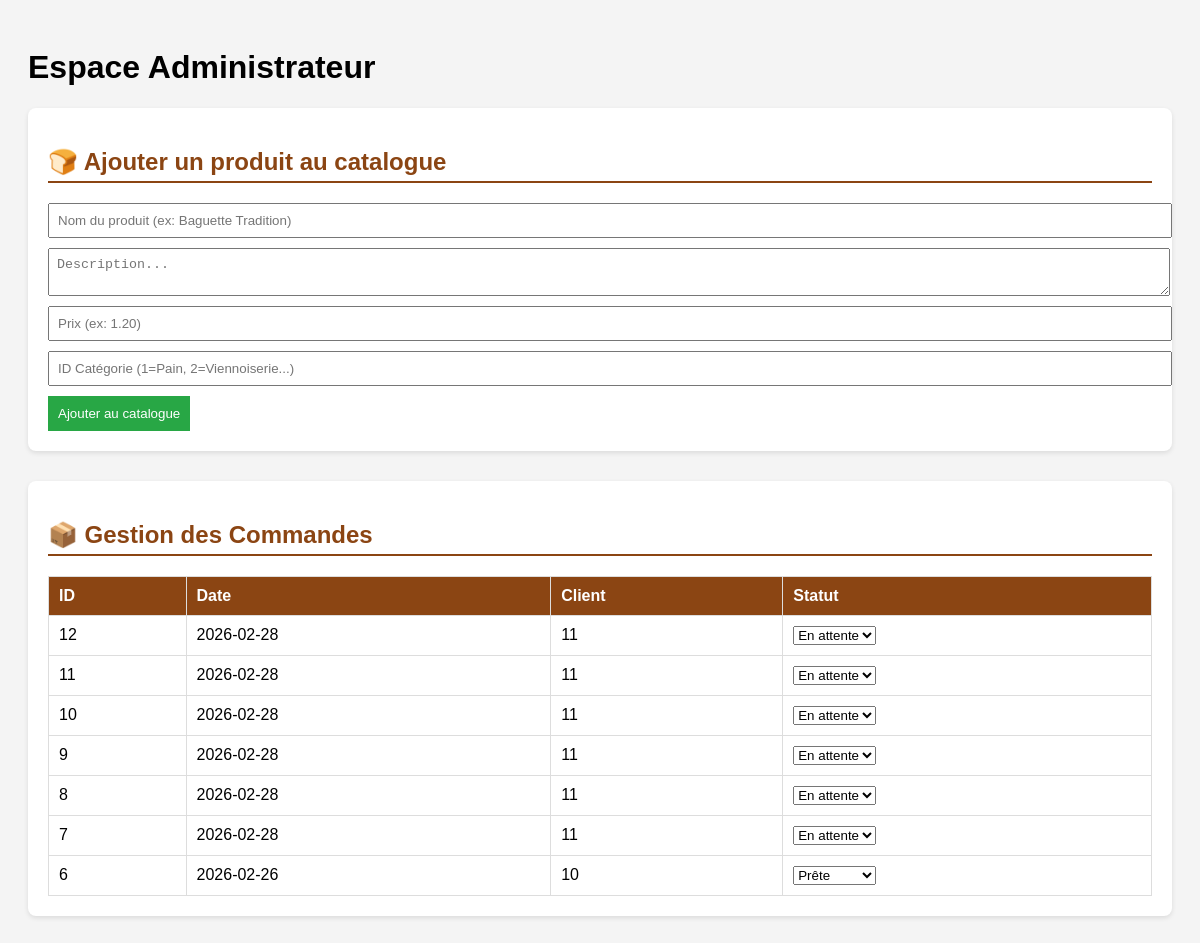
The app's page /admin.php with its own data.
### tables this page shows
CREATE TABLE `commande` (
  `id_commande` int(11) NOT NULL,
  `date` date NOT NULL,
  `statut` varchar(255) NOT NULL,
  `id_utilisateur` int(11) NOT NULL
);

### admin.php (the view, shortened to what this page needs)
<?php
$servername="db"; $username="root"; $password="root"; $dbname="boulangerie_village";
$conn = new mysqli($servername, $username, $password, $dbname);
$conn->set_charset('utf8mb4');
$commandes = $conn->query("SELECT * FROM commande ORDER BY id_commande DESC");
?>
<!DOCTYPE html>
<html>
<head>
</head>
<body>
    <h1>Espace Administrateur</h1>
    <div class="section">
        <h2>🍞 Ajouter un produit au catalogue</h2>
        <form method="POST" class="form-ajout">
            <input type="text" name="nom" placeholder="Nom du produit (ex: Baguette Tradition)" required>
            <textarea name="description" placeholder="Description..."></textarea>
            <input type="number" step="0.01" name="prix" placeholder="Prix (ex: 1.20)" required>
            <input type="number" name="id_categorie" placeholder="ID Catégorie (1=Pain, 2=Viennoiserie...)" required>
            <button type="submit" name="ajouter_produit" style="background:#28a745; color:white; padding:10px; border:none; cursor:pointer;">Ajouter au catalogue</button>
        </form>
    </div>
    <div class="section">
        <h2>📦 Gestion des Commandes</h2>
        <table>
            <tr>
                <th>ID</th>
                <th>Date</th>
                <th>Client</th>
                <th>Statut</th>
            </tr>
            <?php while($row = $commandes->fetch_assoc()): ?>
            <tr>
                <td><?= $row['id_commande'] ?></td>
                <td><?= $row['date'] ?></td>
                <td><?= $row['id_utilisateur'] ?></td>
                <td>
                    <form method="POST">
                        <select name="statut" onchange="this.form.submit()">
                            <option value="En attente" <?= $row['statut'] == 'En attente' ? 'selected' : '' ?>>En attente</option>
                            <option value="Prête" <?= $row['statut'] == 'Prête' ? 'selected' : '' ?>>Prête</option>
                        </select>
                    </form>
                </td>
            </tr>
            <?php endwhile; ?>
        </table>
    </div>
</body>
</html>

### admin.php (style rules this page uses)
body { font-family: sans-serif; padding: 20px; background: #f4f4f4; }
.section { background: white; padding: 20px; border-radius: 8px; margin-bottom: 30px; box-shadow: 0 2px 5px rgba(0,0,0,0.1); }
table { border-collapse: collapse; width: 100%; }
th, td { border: 1px solid #ddd; padding: 10px; text-align: left; }
th { background-color: #8B4513; color: white; }
.form-ajout input, .form-ajout textarea { display: block; margin-bottom: 10px; width: 100%; padding: 8px; }
h2 { color: #8B4513; border-bottom: 2px solid #8B4513; padding-bottom: 5px; }

### records on screen
commande: id_commande "12", date "2026-02-28", id_utilisateur "11", statut "En attente"
commande: id_commande "11", date "2026-02-28", id_utilisateur "11", statut "En attente"
commande: id_commande "10", date "2026-02-28", id_utilisateur "11", statut "En attente"
commande: id_commande "9", date "2026-02-28", id_utilisateur "11", statut "En attente"
commande: id_commande "8", date "2026-02-28", id_utilisateur "11", statut "En attente"
commande: id_commande "7", date "2026-02-28", id_utilisateur "11", statut "En attente"
commande: id_commande "6", date "2026-02-26", id_utilisateur "10", statut "Prête"
